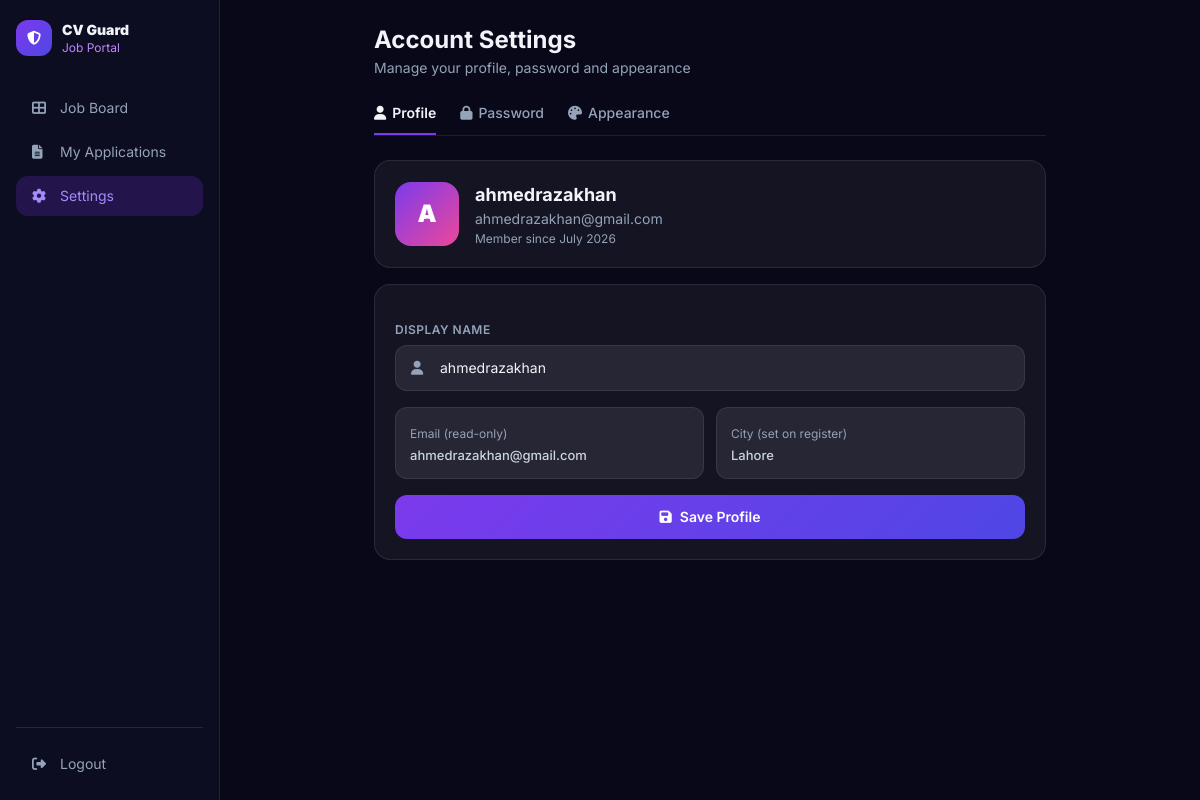
Page /user/settings (signed in) on the committed database.
### cv_matcher/models.py (models this page shows)
class User(UserMixin, db.Model):
    __tablename__ = 'users'
    id = db.Column(db.Integer, primary_key=True)
    name = db.Column(db.String(100), nullable=False)
    email = db.Column(db.String(150), unique=True, nullable=False)
    password_hash = db.Column(db.String(256), nullable=False)
    city = db.Column(db.String(100), default='')
    is_admin = db.Column(db.Boolean, default=False)
    theme = db.Column(db.String(10), default='dark')
    created_at = db.Column(db.DateTime, default=datetime.utcnow)
    applications = db.relationship('Application', backref='applicant', lazy=True, cascade='all, delete-orphan')
    notifications = db.relationship('Notification', backref='user', lazy=True, cascade='all, delete-orphan')

### cv_matcher/app.py (the view, shortened to what this page needs)
@app.route('/user/settings', methods=['GET','POST'])
@login_required
def user_settings():
    unread = Notification.query.filter_by(user_id=current_user.id, is_read=False).count()
    notifs = enrich_notifs(Notification.query.filter_by(user_id=current_user.id).order_by(Notification.created_at.desc()).limit(8).all())
    return render_template('user_settings.html', unread_notifs=unread, notifs=notifs)

### cv_matcher/app.py (called while the page is built)
def enrich_notifs(notifs):
    for n in notifs:
        full_plain = html_to_plain(n.message)
        first_line = full_plain.split('\n')[0] if full_plain else ''
        n.preview = (first_line[:80] + '...') if len(first_line) > 80 else first_line
    return notifs

@login_manager.user_loader
def load_user(user_id):
    return db.session.get(User, int(user_id))

### cv_matcher/templates/user_settings.html (shortened to what this page needs)
<!DOCTYPE html>
<html lang="en" data-theme="{{ current_user.theme or 'dark' }}">
<head>
<script src="https://cdn.tailwindcss.com"></script>
<link rel="stylesheet" href="https://cdnjs.cloudflare.com/ajax/libs/font-awesome/6.5.0/css/all.min.css">
</head>
<body class="flex h-screen overflow-hidden">
<aside class="sidebar flex-shrink-0 flex flex-col p-4 overflow-y-auto">
  <div class="flex items-center gap-2.5 mb-8 mt-1">
    <div class="w-9 h-9 rounded-xl flex items-center justify-center" style="background:linear-gradient(135deg,#7c3aed,#4f46e5)"><i class="fas fa-shield-halved text-white text-sm"></i></div>
    <div><p class="font-black text-sm" style="color:#f1f5f9">CV Guard</p><p class="text-xs text-purple-400">Job Portal</p></div>
  </div>
  <nav class="space-y-1 flex-1">
    <a href="{{ url_for('user_dashboard') }}" class="nav-item flex items-center gap-3 px-4 py-2.5 text-sm"><i class="fas fa-th-large w-4"></i>Job Board</a>
    <a href="{{ url_for('my_applications') }}" class="nav-item flex items-center gap-3 px-4 py-2.5 text-sm"><i class="fas fa-file-lines w-4"></i>My Applications</a>
    <a href="{{ url_for('user_settings') }}" class="nav-item active flex items-center gap-3 px-4 py-2.5 text-sm"><i class="fas fa-gear w-4"></i>Settings</a>
  </nav>
  <div class="mt-auto pt-4" style="border-top:1px solid rgba(255,255,255,.1)">
    <a href="{{ url_for('logout') }}" class="nav-item flex items-center gap-3 px-4 py-2.5 text-sm"><i class="fas fa-right-from-bracket w-4"></i>Logout</a>
  </div>
</aside>
<main class="flex-1 overflow-y-auto p-6">
  <div class="max-w-2xl mx-auto">
    <h1 class="text-2xl font-bold mb-0.5" style="color:var(--text)">Account Settings</h1>
    <p class="text-sm mb-6" style="color:var(--muted)">Manage your profile, password and appearance</p>
    <div class="flex gap-6 mb-6" style="border-bottom:1px solid var(--border)">
      <button class="tab-btn active" onclick="switchTab('profile',this)"><i class="fas fa-user mr-1.5"></i>Profile</button>
      <button class="tab-btn" onclick="switchTab('password',this)"><i class="fas fa-lock mr-1.5"></i>Password</button>
      <button class="tab-btn" onclick="switchTab('appearance',this)"><i class="fas fa-palette mr-1.5"></i>Appearance</button>
    </div>
    <div id="tab-profile" class="tab-content fade-in">
      <div class="card rounded-2xl p-5 mb-4 flex items-center gap-4">
        <div class="w-16 h-16 rounded-2xl flex items-center justify-center text-2xl font-black text-white flex-shrink-0" style="background:linear-gradient(135deg,#7c3aed,#ec4899)" id="avatarBox">{{ current_user.name[0].upper() }}</div>
        <div>
          <p class="font-bold text-lg" style="color:var(--text)">{{ current_user.name }}</p>
          <p class="text-sm" style="color:var(--muted)">{{ current_user.email }}</p>
          <p class="text-xs mt-0.5" style="color:var(--muted)">Member since {{ current_user.created_at.strftime('%B %Y') }}</p>
        </div>
      </div>
      <form method="POST" action="{{ url_for('user_settings') }}" class="card rounded-2xl p-5 space-y-4">
        <div>
          <label class="input-label block mb-1.5">Display Name</label>
          <div class="relative">
            <i class="fas fa-user absolute left-4 top-1/2 -translate-y-1/2 text-sm" style="color:var(--muted)"></i>
            <input type="text" name="name" value="{{ current_user.name }}" required
              oninput="document.getElementById('avatarBox').textContent=this.value[0]?.toUpperCase()||'?'"
              class="input-field w-full pl-11 pr-4 py-3 rounded-xl text-sm">
          </div>
        </div>
        <div class="grid grid-cols-2 gap-3">
          <div class="info-box"><span>Email (read-only)</span><p class="mt-0.5 font-medium">{{ current_user.email }}</p></div>
          <div class="info-box"><span>City (set on register)</span><p class="mt-0.5 font-medium">{{ current_user.city or 'Not set' }}</p></div>
        </div>
        <button type="submit" class="btn-primary w-full py-3 rounded-xl text-sm font-semibold"><i class="fas fa-save mr-2"></i>Save Profile</button>
      </form>
    </div>
  </div>
</main>
</body>
</html>

### cv_matcher/templates/user_settings.html (style rules this page uses)
* { font-family:'Inter',sans-serif; }
:root { --bg:#080818;--sidebar:#0d0d22;--card:rgba(255,255,255,.05);--card-solid:#12122a;--border:rgba(255,255,255,.09);--text:#f1f5f9;--text2:#cbd5e1;--muted:#94a3b8;--input:rgba(255,255,255,.08);--modal:#13132a; }
body { background:var(--bg);color:var(--text);transition:background .3s,color .3s; }
.sidebar { background:var(--sidebar);border-right:1px solid var(--border);width:220px; }
.nav-item { border-radius:12px;transition:all .2s;color:var(--muted); }
.nav-item.active { background:rgba(124,58,237,.2);color:#a78bfa; }
.card { background:var(--card);border:1px solid var(--border); }
.input-field { background:var(--input);border:1px solid var(--border);color:var(--text);transition:all .2s; }
.input-field::placeholder { color:var(--muted); }
.input-label { color:var(--muted);font-size:12px;font-weight:600;text-transform:uppercase;letter-spacing:.04em; }
.tab-btn { transition:all .2s;border-bottom:2px solid transparent;padding-bottom:10px;font-size:14px;font-weight:500;color:var(--muted); }
.tab-btn.active { border-color:#7c3aed;color:var(--text);font-weight:600; }
.btn-primary { background:linear-gradient(135deg,#7c3aed,#4f46e5);color:#fff;transition:all .3s; }
.info-box { background:var(--input);border:1px solid var(--border);border-radius:12px;padding:12px 14px; }
.info-box p { color:var(--text2);font-size:13px; }
.info-box span { color:var(--muted);font-size:12px; }
.fade-in { animation:fadeIn .35s ease both; }

### rows in the picture
User: name "A", name "ahmedrazakhan", email "ahmedrazakhan@gmail.com", created_at "July 2026", city "Lahore"
